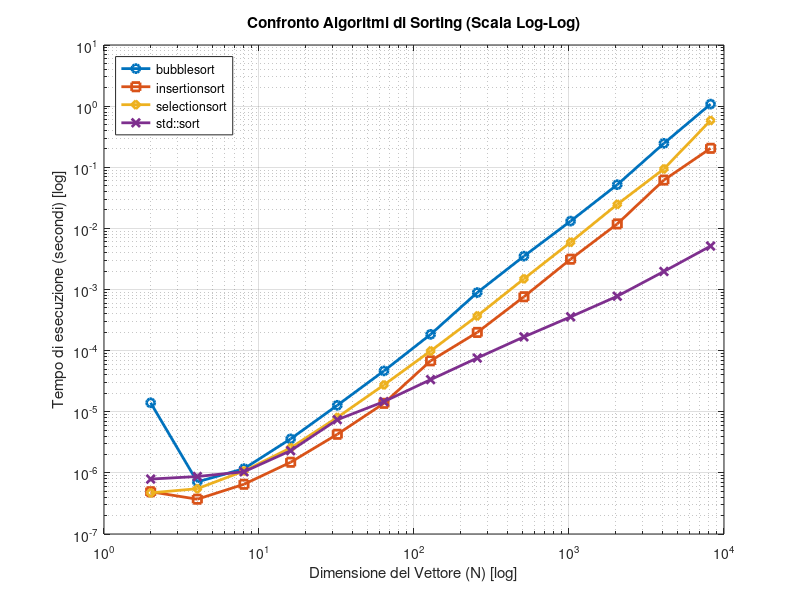

This figure's MATLAB source:
% Vettore delle dimensioni: 2 4 8 16 32 64 128 256 512 1024 2048 4096 8192
% Vettore dei tempi del bubblesort: 1.4001e-05 7.12e-07 1.172e-06 3.598e-06 1.2747e-05 4.6601e-05 0.000184561 0.000890827 0.00351343 0.0131466 0.0518655 0.246116 1.0794
% Vettore dei tempi del insertionsort: 4.91e-07 3.71e-07 6.51e-07 1.493e-06 4.279e-06 1.373e-05 6.8158e-05 0.000198582 0.000761465 0.00313223 0.0118362 0.0617262 0.204089
% Vettore dei tempi del selectionsort: 4.71e-07 5.51e-07 1.072e-06 2.566e-06 8.067e-06 2.7499e-05 9.8644e-05 0.000369914 0.00149593 0.00593843 0.0247208 0.0940776 0.582836
% Vettore dei tempi del std::sort: 7.92e-07 8.72e-07 1.043e-06 2.305e-06 7.406e-06 1.4651e-05 3.3533e-05 7.5755e-05 0.000167905 0.000356976 0.000776007 0.00197382 0.00513495

N=[2 4 8 16 32 64 128 256 512 1024 2048 4096 8192];
t_bubble=[1.4001e-05 7.12e-07 1.172e-06 3.598e-06 1.2747e-05 4.6601e-05 0.000184561 0.000890827 0.00351343 0.0131466 0.0518655 0.246116 1.0794];
t_insertion=[4.91e-07 3.71e-07 6.51e-07 1.493e-06 4.279e-06 1.373e-05 6.8158e-05 0.000198582 0.000761465 0.00313223 0.0118362 0.0617262 0.204089];
t_selection=[4.71e-07 5.51e-07 1.072e-06 2.566e-06 8.067e-06 2.7499e-05 9.8644e-05 0.000369914 0.00149593 0.00593843 0.0247208 0.0940776 0.582836];
t_stdsort=[7.92e-07 8.72e-07 1.043e-06 2.305e-06 7.406e-06 1.4651e-05 3.3533e-05 7.5755e-05 0.000167905 0.000356976 0.000776007 0.00197382 0.00513495];

loglog(N, t_bubble, '-o', 'LineWidth', 2); hold on;
loglog(N, t_insertion, '-s', 'LineWidth', 2);
loglog(N, t_selection, '-d', 'LineWidth', 2);
loglog(N, t_stdsort, '-x', 'LineWidth', 2);

grid on;
xlabel('Dimensione del Vettore (N) [log]');
ylabel('Tempo di esecuzione (secondi) [log]');
title('Confronto Algoritmi di Sorting (Scala Log-Log)');
legend('bubblesort', 'insertionsort', 'selectionsort', 'std::sort','Location', 'northwest');
